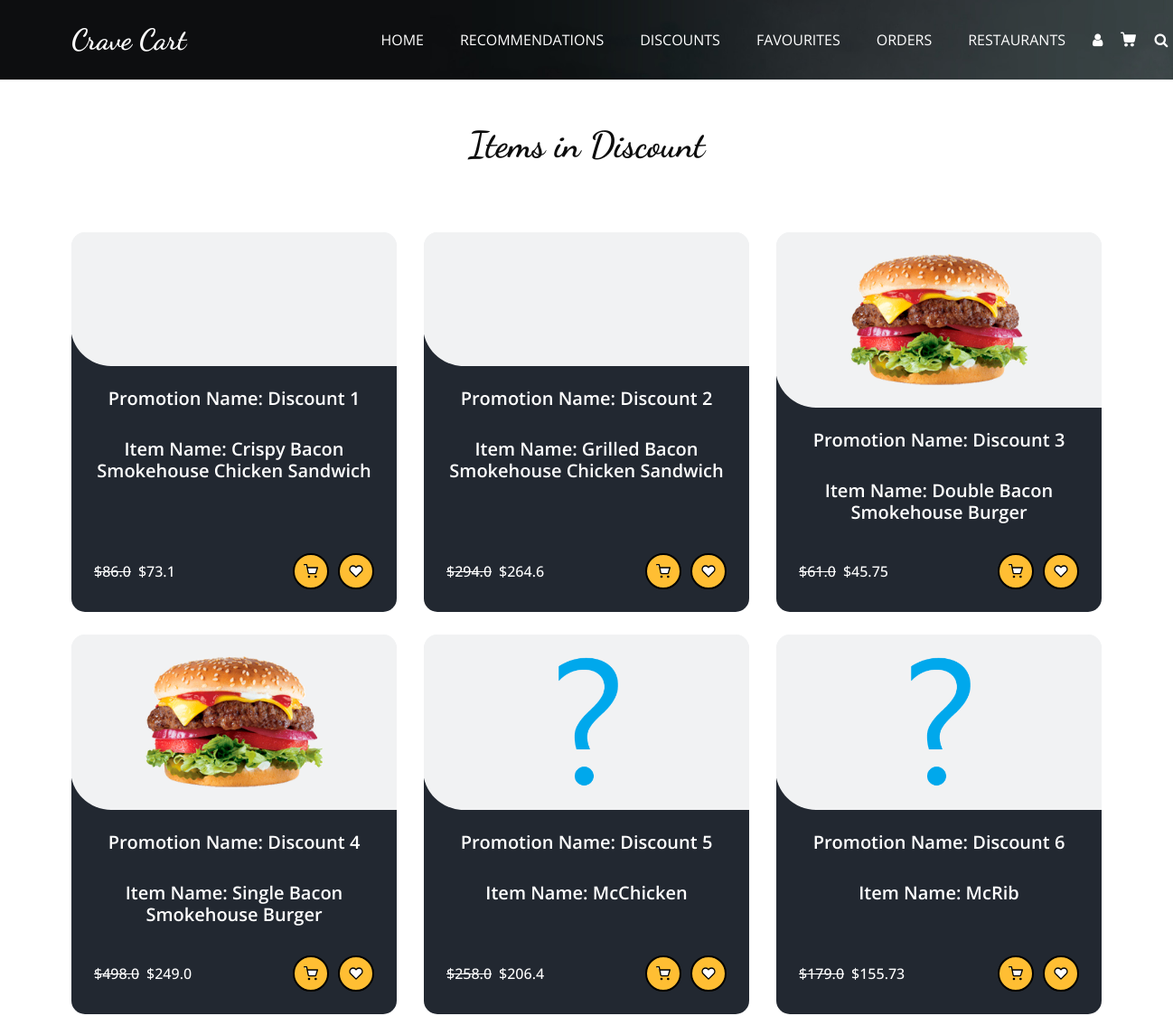
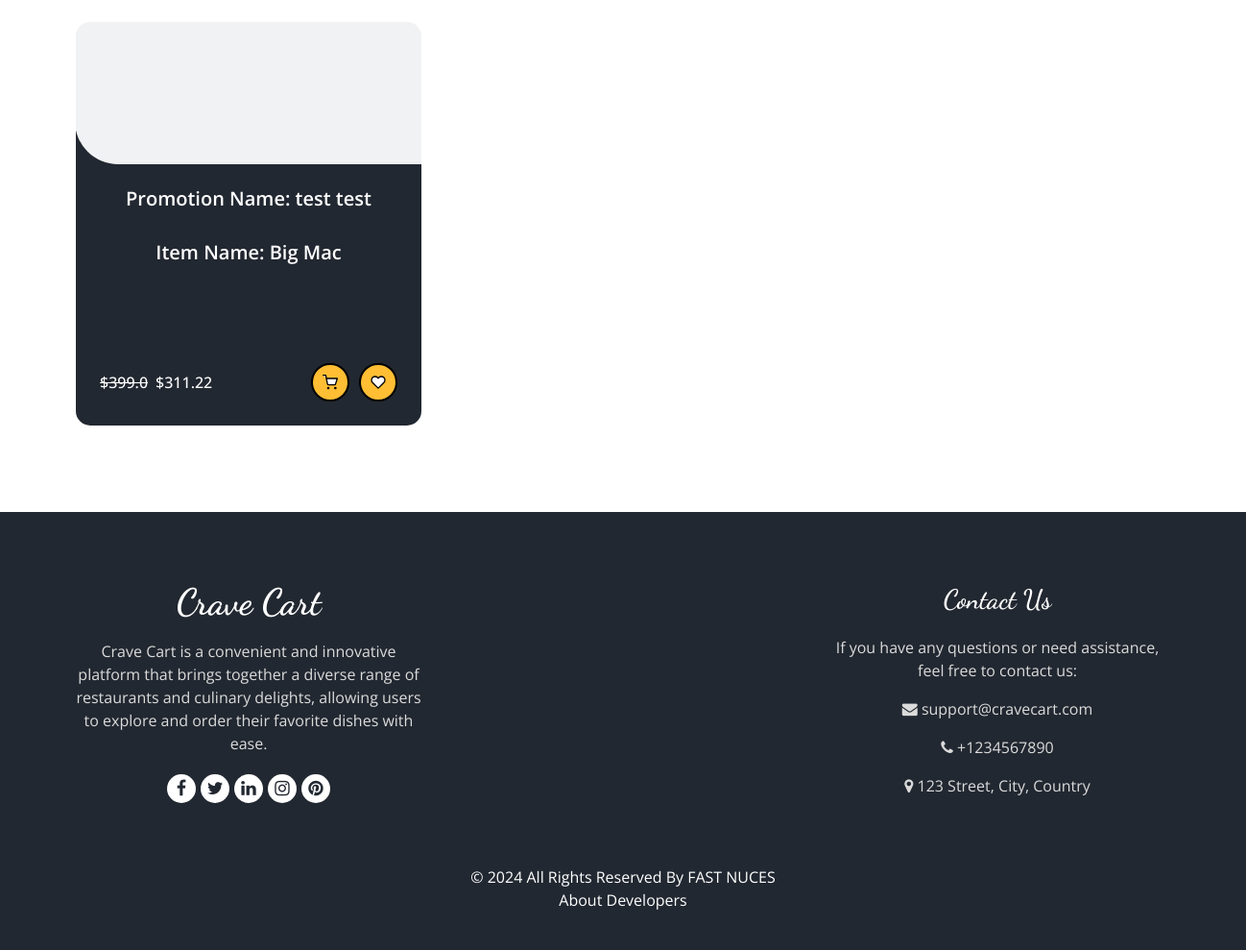
Page /discounts (signed in) on the committed database (2 pictures, top to bottom).
### tables this page shows
CREATE TABLE Promotions (
                        PromotionID INTEGER PRIMARY KEY AUTOINCREMENT,
                        PromotionName TEXT,
                        MenuID INTEGER,
                        Description TEXT,
                        Discount REAL,
                        StartDate TEXT,
                        EndDate TEXT,
                        FOREIGN KEY (MenuID) REFERENCES Menus (MenuID) ON DELETE CASCADE
                    );

CREATE TABLE Menus (
                        MenuID INTEGER PRIMARY KEY AUTOINCREMENT,
                        RestaurantID INTEGER,
                        ItemName TEXT,
                        Description TEXT,
                        Price REAL,
                        Category TEXT,
                        ImagePNG TEXT,
                        ImageJPG TEXT,
                        Rating INTEGER DEFAULT 0,
                        FOREIGN KEY (RestaurantID) REFERENCES Restaurants(RestaurantID) ON DELETE CASCADE
                    );

### userEndpoints.py (the view)
@User.route('/discounts')
def discounts():
    if 'username' not in session:
        return redirect('/login')
    if not DataBase.is_customer(session['username'],session['email'],session['password']):
        return render_template('404.html'), 404
    data= DataBase.get_active_promotions(current_date=date.today().strftime("%Y-%m-%d"),all=True,png=True)
    print(data)
    return render_template('user/discounts.html',data=data,result=len(data))

### DataBase.py (called while the page is built)
def is_customer(id,email,password):
    try:
        cursor.execute('''SELECT * FROM Customers where CustomerID=? AND email = ? AND password=?;''',[id,email,password])
        ans = cursor.fetchone()
        if ans:
            return True
        else:
            return False
    except Exception as e:
        print(e)
        return False

### templates/user/discounts.html (shortened to what this page needs)
<!DOCTYPE html>
<html>
<head>
   <link
   rel="stylesheet"
   type="text/css"
   href="{{url_for('static',filename='css/bootstrap.css')}}"
 />
 <link
   rel="stylesheet"
   type="text/css"
   href="https://cdnjs.cloudflare.com/ajax/libs/OwlCarousel2/2.3.4/assets/owl.carousel.min.css"
 />
 <link
   rel="stylesheet"
   href="https://cdnjs.cloudflare.com/ajax/libs/jquery-nice-select/1.1.0/css/nice-select.min.css"
 />
 <link
   href="{{url_for('static',filename='css/font-awesome.min.css')}}"
   rel="stylesheet"
 />
 <link
   href="{{url_for('static',filename='css/style.css')}}"
   rel="stylesheet"
 />
 <link
   href="{{url_for('static',filename='css/responsive.css')}}"
   rel="stylesheet"
 />
</head>
<body class="sub_page">
  <div class="hero_area">
    <div class="bg-box">
      <img src="{{url_for('static',filename='images/hero-bg.jpg')}}" alt="">
    </div>
    <header class="header_section">
      <div class="container">
        <nav class="navbar navbar-expand-lg custom_nav-container ">
          <a class="navbar-brand" href="home">
            <span>
              Crave Cart
            </span>
          </a>
          <div class="collapse navbar-collapse" id="navbarSupportedContent">
            <ul class="navbar-nav  mx-auto ">
              <li class="nav-item">
                <a class="nav-link" href="home">Home </a>
              </li>
              <li class="nav-item">
                <a class="nav-link" href="recommendation">Recommendations  </a>
              </li>
              <li class="nav-item">
                <a class="nav-link" href="discounts">Discounts<span class="sr-only">(current)</span></a>
              </li>
              <li class="nav-item">
                <a class="nav-link" href="favourites">Favourites</a>
              </li>
              <li class="nav-item">
                <a class="nav-link" href="trackorders">Orders</a>
              </li>
              <li class="nav-item">
                <a class="nav-link" href="restaurants">Restaurants</a>
              </li>
            </ul>
            <div class="user_option">
                <a href="profile" class="user_link">
                  <i class="fa fa-user" aria-hidden="true"></i>
                </a>
                <a class="cart_link" href="cart">
                 </a>
                 <form class="form-inline active">
                  <button class="btn my-2 my-sm-0 nav_search-btn" type="button" onclick="openSearchPage()">
                      <i class="fa fa-search" aria-hidden="true"></i>
                  </button>
                 </form>
             </div>
          </div>
        </nav>
      </div>
    </header>
  </div>
    {%if result!=0%}
        <section class="food_section layout_padding-bottom">
          <div class="container">
            <div class="heading_container heading_center">
              <br /><br />
              <h2>Items in Discount</h2>
              <br /><br />
            </div>
            <div class="filters-content">
              <div class="row grid">
                  {% for item in data%}
                  <div class="col-sm-6 col-lg-4 all category">
                  <div class="box" id="menu-item-box">
                    <div>
                      <div class="img-box">
                        <img src="{{url_for('static',filename='images/'+item['Image'])}}" alt="">
                      </div>
                      <div class="detail-box">
                        <h5>
                          Promotion Name: {{item['PromotionName']}}
                        </h5>
                          <br>
                        <h5>
                          Item Name: {{item['itemName']}}
                        </h5>
                        <div class="options discount-options">
                          <h6 style="text-decoration: line-through;">
                            ${{item['Price']}}
                        </h6>
                          <h6 style="margin-right: auto;">
                              ${{item['DiscountedPrice']}}
                          </h6>
                          <div class="button-container" id="menu-buttons">
                            <a href="#"
                                class="add-to-cart-btn-discount add-to-cart-btn-style"
                                data-name="{{ item['PromotionName'] }}">
                            </a>
                            <a href="#" class="favorite-btn-discount favorite-btn-style" data-name="{{ item['PromotionName'] }}">
                            </a>
                        </div>
                        </div>
                      </div>
                    </div>
                  </div>
                  </div>
                  {%endfor%}
              </div>
            </div>
        </div>
      </section>
    {%endif%}
  <footer class="footer_section">
    <div class="container">
        <div class="row">
            <div class="col-md-4 footer-col">
                <div class="footer_detail">
                    <a href="#" class="footer-logo">Crave Cart</a>
                    <p>Crave Cart is a convenient and innovative platform that brings together a diverse range of restaurants and culinary delights, allowing users to explore and order their favorite dishes with ease.</p>
                    <div class="footer_social">
                        <a ><i class="fa fa-facebook" aria-hidden="true"></i></a>
                        <a ><i class="fa fa-twitter" aria-hidden="true"></i></a>
                        <a ><i class="fa fa-linkedin" aria-hidden="true"></i></a>
                        <a ><i class="fa fa-instagram" aria-hidden="true"></i></a>
                        <a ><i class="fa fa-pinterest" aria-hidden="true"></i></a>
                    </div>
                </div>
            </div>
            <div class="col-md-4 footer-col">
            </div>
            <div class="col-md-4 footer-col">
                <h4>Contact Us</h4>
                <p>If you have any questions or need assistance, feel free to contact us:</p>
                <p><i class="fa fa-envelope"></i> support@cravecart.com</p>
                <p> <i class="fa fa-phone"></i> +1234567890</p>
                <p> <i class="fa fa-map-marker"></i> 123 Street, City, Country</p>
            </div>
        </div>
        <div class="footer-info">
            <p>&copy; <span id="displayYear"></span> All Rights Reserved By <a href="https://www.nu.edu.pk/">FAST NUCES</a><br>
                <a href="/Aboutus"> About Developers </a>
            </p>
        </div>
    </div>
</footer>
</body>
</html>

### static/css/responsive.css (style rules this page uses)
@media (min-width: 1200px) { .container { max-width: 1170px; } }

### rows in the picture
Promotions: PromotionName "Discount 1", itemName "Crispy Bacon Smokehouse Chicken Sandwich", Price "86.0", DiscountedPrice "73.1"
Promotions: PromotionName "Discount 2", itemName "Grilled Bacon Smokehouse Chicken Sandwich", Price "294.0", DiscountedPrice "264.6"
Promotions: ImagePNG (picture), PromotionName "Discount 3", itemName "Double Bacon Smokehouse Burger", Price "61.0", DiscountedPrice "45.75"
Promotions: ImagePNG (picture), PromotionName "Discount 4", itemName "Single Bacon Smokehouse Burger", Price "498.0", DiscountedPrice "249.0"
Promotions: ImagePNG (placeholder picture), PromotionName "Discount 5", itemName "McChicken", Price "258.0", DiscountedPrice "206.4"
Promotions: ImagePNG (placeholder picture), PromotionName "Discount 6", itemName "McRib", Price "179.0", DiscountedPrice "155.73"
Promotions: PromotionName "test test", itemName "Big Mac", Price "399.0", DiscountedPrice "311.22"
